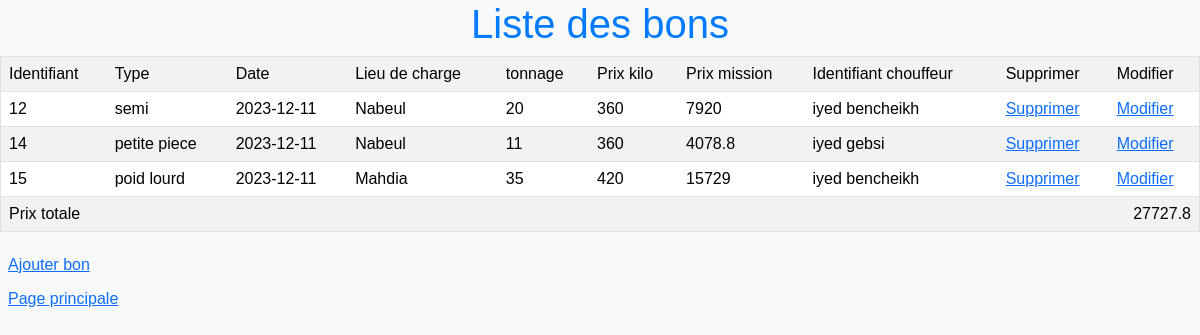
The page /user-side/indexbon.php on the database its author committed.
### tables this page shows
CREATE TABLE `bon` (
  `idb` int(11) NOT NULL,
  `type` varchar(20) NOT NULL,
  `date` date NOT NULL,
  `lieuCharge` varchar(20) NOT NULL,
  `tonnage` double NOT NULL,
  `prixkilo` double NOT NULL,
  `prixtotale` double NOT NULL,
  `idch` int(11) NOT NULL
);

CREATE TABLE `chauffeur` (
  `idchauf` int(11) NOT NULL,
  `cinCh` int(8) NOT NULL,
  `numTelCh` int(8) NOT NULL,
  `nomCh` varchar(20) NOT NULL,
  `prenomCh` varchar(20) NOT NULL,
  `adresseCh` varchar(20) NOT NULL,
  `idc` int(11) NOT NULL,
  `idf` int(11) NOT NULL,
  `dispo` int(1) NOT NULL DEFAULT 1
);

### database/config.php (called while the page is built, shortened)
<?php
abstract class Connexion {
function __construct()
{
$this->pdo =new PDO('mysql:host=localhost;dbname=usine','root','');
}
}
?>

### controllers/BonController.php (called while the page is built, shortened)
<?php
include_once('../database/config.php');
class BonControle extends Connexion{
    function listeBon(){
        $query = "select * from bon";
        $res=$this->pdo->prepare($query);
        $res->execute();
        return $res;
    }
    function getTotalPrix()
    {
        $query = "SELECT SUM(prixtotale) as total_price FROM bon";
        $res = $this->pdo->prepare($query);
        $res->execute();
        $result = $res->fetch(PDO::FETCH_ASSOC);
        return $result['total_price'] ?? 0;
    }
}

### controllers/ChauffeurController.php (called while the page is built, shortened)
<?php
include_once('../database/config.php');
class ChauffeurControle extends Connexion{
    function getChauf($idchauf){
        $query="select * from chauffeur where idchauf = ? ";
        $res = $this->pdo->prepare($query);
        $res->execute(array($idchauf));
        $array= $res->fetch();
        return $array;
    }
}

### user-side/indexbon.php (the view, shortened to what this page needs)
<?php
include_once("../controllers/ChauffeurController.php");
include_once("../controllers/BonController.php");
$chauf= new ChauffeurControle();
$bon= new BonControle();
$res4=$bon->listeBon();
$res5=$bon->getTotalPrix();
?>
<html>
    <head>
    <link href="https://cdn.jsdelivr.net/npm/bootstrap@5.3.2/dist/css/bootstrap.min.css" rel="stylesheet">
    </head>
    <body>
        <h1   >Liste des bons</h1>
        <table border=1 class="table table-striped">
            <tr>
                <td>Identifiant</td>
                <td>Type</td>
                <td>Date</td>
                <td>Lieu de charge</td>
                <td>tonnage</td>
                <td>Prix kilo</td>
                <td>Prix mission</td>
                <td>Identifiant chouffeur</td>
                <td>Supprimer</td>
                <td>Modifier</td>
            </tr>
            <?php
                while($l4=$res4->fetch()){
                    $chauffeur=$chauf->getChauf($l4[7]);
                    if($l4!=false){
                        echo"<tr>
                        <td>$l4[0]</td>
                        <td>$l4[1]</td>
                        <td>$l4[2]</td>
                        <td>$l4[3]</td>
                        <td>$l4[4]</td>
                        <td>$l4[5]</td>
                        <td>$l4[6]</td>
                        <td>$chauffeur[3] $chauffeur[4]</td>
                        <td><a href='suppb.php?id=$l4[0]'>Supprimer</a></td>
                        <td><a href ='modiffb.php?id=$l4[0]'>Modifier</a></td>
                        </tr>";
                    }
                }
            ?>
             <tr><td colspan="3" >Prix totale</td> <td  colspan="7" align="right"><?php echo $res5 ?></td></tr>
        </table>
        <table>
            <tr><td><a href="ajoutBon.php">Ajouter bon </a></td>
            <tr><td><a href="index.php">Page principale </a></td></tr>
        </tr>
        </table>
    </body>
</html>

### user-side/indexbon.php (style rules this page uses)
body { font-family: 'Arial', sans-serif; background-color: #f8f9fa; }
h1 { color: #007bff; text-align: center; }
table { width: 100%; }
td { padding: 8px; }

### rows shown on the page
bon: idb "12", type "semi", date "2023-12-11", lieuCharge "Nabeul", tonnage "20", prixkilo "360", prixtotale "7920", idch.nomCh "iyed", idch.prenomCh "bencheikh"
bon: idb "14", type "petite piece", date "2023-12-11", lieuCharge "Nabeul", tonnage "11", prixkilo "360", prixtotale "4078.8", idch.nomCh "iyed", idch.prenomCh "gebsi"
bon: idb "15", type "poid lourd", date "2023-12-11", lieuCharge "Mahdia", tonnage "35", prixkilo "420", prixtotale "15729", idch.nomCh "iyed", idch.prenomCh "bencheikh"

### other values the page prints
$res5 "27727.8"
